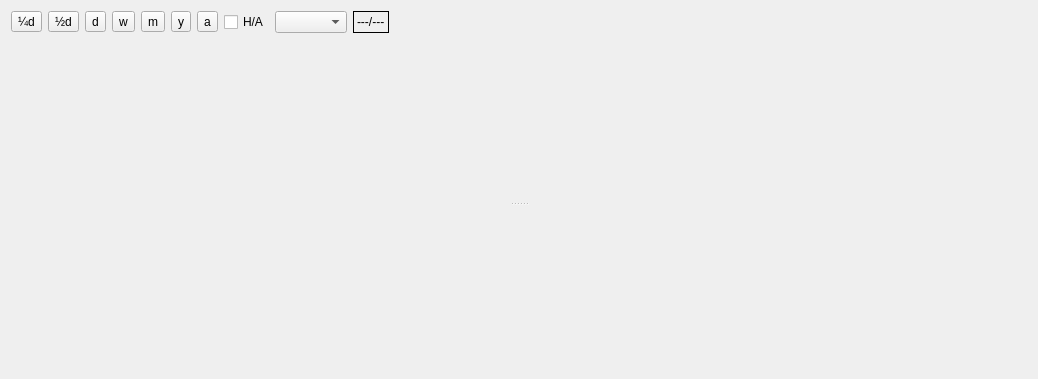
<?xml version="1.0" encoding="UTF-8"?>
<ui version="4.0">
 <class>price_chart_widget</class>
 <widget class="QWidget" name="price_chart_widget">
  <property name="geometry">
   <rect>
    <x>0</x>
    <y>0</y>
    <width>1038</width>
    <height>379</height>
   </rect>
  </property>
  <property name="windowTitle">
   <string>Form</string>
  </property>
  <layout class="QVBoxLayout" name="verticalLayout">
   <item>
    <layout class="QHBoxLayout" name="controls_layout">
     <item>
      <widget class="QToolButton" name="gt_6">
       <property name="text">
        <string>¼d</string>
       </property>
      </widget>
     </item>
     <item>
      <widget class="QToolButton" name="gt_12">
       <property name="text">
        <string>½d</string>
       </property>
      </widget>
     </item>
     <item>
      <widget class="QToolButton" name="gt_d">
       <property name="text">
        <string>d</string>
       </property>
      </widget>
     </item>
     <item>
      <widget class="QToolButton" name="gt_w">
       <property name="text">
        <string>w</string>
       </property>
      </widget>
     </item>
     <item>
      <widget class="QToolButton" name="gt_m">
       <property name="text">
        <string>m</string>
       </property>
      </widget>
     </item>
     <item>
      <widget class="QToolButton" name="gt_y">
       <property name="text">
        <string>y</string>
       </property>
      </widget>
     </item>
     <item>
      <widget class="QToolButton" name="gt_a">
       <property name="text">
        <string>a</string>
       </property>
      </widget>
     </item>
     <item>
      <widget class="QCheckBox" name="heikin">
       <property name="text">
        <string>H/A</string>
       </property>
      </widget>
     </item>
     <item>
      <widget class="QComboBox" name="candle_res"/>
     </item>
     <item>
      <widget class="QLabel" name="ticker">
       <property name="sizePolicy">
        <sizepolicy hsizetype="Preferred" vsizetype="Preferred">
         <horstretch>0</horstretch>
         <verstretch>0</verstretch>
        </sizepolicy>
       </property>
       <property name="minimumSize">
        <size>
         <width>0</width>
         <height>0</height>
        </size>
       </property>
       <property name="frameShape">
        <enum>QFrame::Box</enum>
       </property>
       <property name="text">
        <string>---/---</string>
       </property>
       <property name="scaledContents">
        <bool>false</bool>
       </property>
      </widget>
     </item>
     <item>
      <spacer name="horizontalSpacer">
       <property name="orientation">
        <enum>Qt::Horizontal</enum>
       </property>
       <property name="sizeHint" stdset="0">
        <size>
         <width>0</width>
         <height>20</height>
        </size>
       </property>
      </spacer>
     </item>
    </layout>
   </item>
   <item>
    <widget class="QSplitter" name="graph_splitter">
     <property name="orientation">
      <enum>Qt::Vertical</enum>
     </property>
     <widget class="QWidget" name="horizontalLayoutWidget">
      <layout class="QHBoxLayout" name="candlestick_layout"/>
     </widget>
     <widget class="QWidget" name="verticalLayoutWidget">
      <layout class="QVBoxLayout" name="filters_layout"/>
     </widget>
    </widget>
   </item>
  </layout>
 </widget>
 <resources/>
 <connections/>
</ui>
